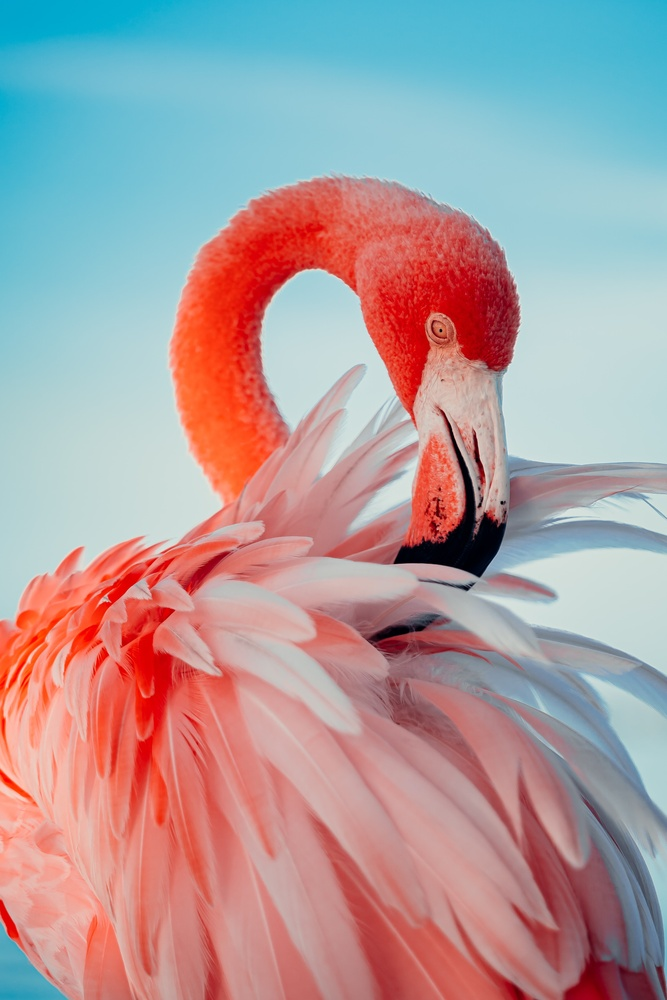
#> input picture 4BM2-PROCESAMIENTO_DIGITAL_DE_IMAGENES/OperadorPrewit/Imagenes/IMG01.jpg, 667 x 1000 px, shrunk from 3091 x 4636 before the run, found by its file name
$ python Prueba1.py
#> lines starting #> are read from the running program, lines starting #| are printed output that depends on the picture
#> further down, img is the input picture: shape (1000, 667, 3); mean B, G, R 157.6, 155.2, 173
import cv2
from matplotlib import pyplot as plt

def plot_demo(image):
    #La función de nuvel de numpy es reducir la matriz multidimensional a una matriz unidimensional
    plt.hist(image.ravel(), 256, [0, 256])
    plt.show ("Histograma")
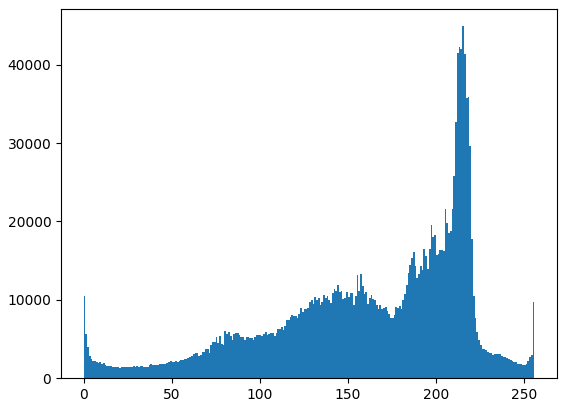
#> figure drawn by matplotlib, 1 panel; tallest bar 44900 high, from x = 215 to 216


def image_hist_demo(image):
    color = {"blue", "green", "red"}
    #La función  enumerate () se usa para combinar un objeto de datos que se puede atravesar (como una lista, tupla o cadena) en una secuencia de índice, y se enumeran los subíndices y datos al mismo tiempo. Generalmente se usa en un bucle for.
    for i, color in enumerate(color):
        hist = cv2.calcHist([image], [i], None, [256], [0, 256])
        plt.plot(hist, color=color)
        plt.xlim([0, 256])
    plt.show()
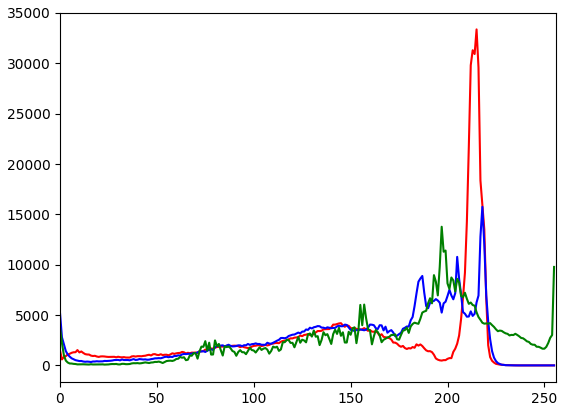
#> figure drawn by matplotlib, 1 panel; curve peaks at x = 215, y = 33370; curve peaks at x = 218, y = 15747; curve peaks at x = 197, y = 13770


if __name__ == "__main__":
    img = cv2.imread("C:\\Users\\lenovo\\Desktop\\CODIGOS_FUENTES\\4BM2-PROCESAMIENTO_DIGITAL_DE_IMAGENES\\HistogramaAlgoritmo\\Imagenes\\IMG01.jpg")
    cv2.namedWindow("input image", cv2.WINDOW_AUTOSIZE)
    cv2.imshow("input image", img)
    plot_demo(img)
    image_hist_demo(img)
    cv2.waitKey(0)
    cv2.destroyAllWindows()

$ run again, with 4BM2-PROCESAMIENTO_DIGITAL_DE_IMAGENES/OperadorPrewit/Imagenes/IMG02.jpg copied over 4BM2-PROCESAMIENTO_DIGITAL_DE_IMAGENES/OperadorPrewit/Imagenes/IMG01.jpg
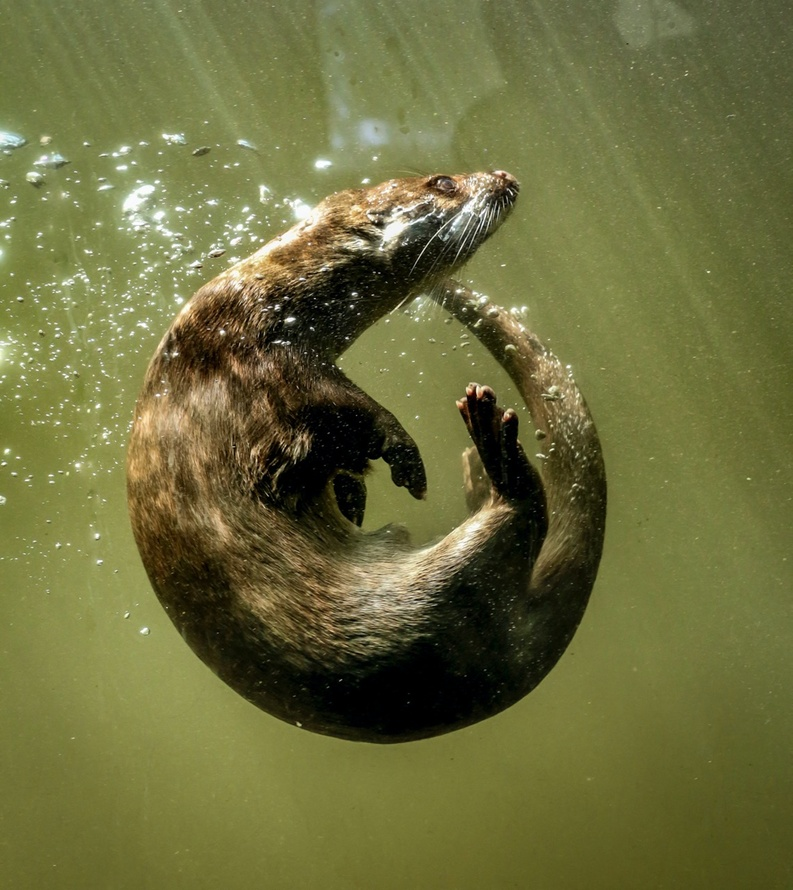
#> input picture 4BM2-PROCESAMIENTO_DIGITAL_DE_IMAGENES/OperadorPrewit/Imagenes/IMG02.jpg, 793 x 890 px, shrunk from 6890 x 7736 before the run, found by its file name
#> img is the input picture: shape (890, 793, 3); mean B, G, R 61, 109.5, 108.6
#> in plot_demo, `plt.show ("Histograma")`:
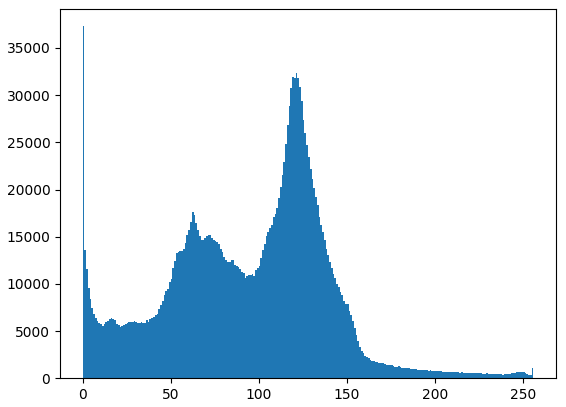
#> figure drawn by matplotlib, 1 panel; tallest bar 37308 high, from x = 0 to 1
#> in image_hist_demo, `plt.show()`:
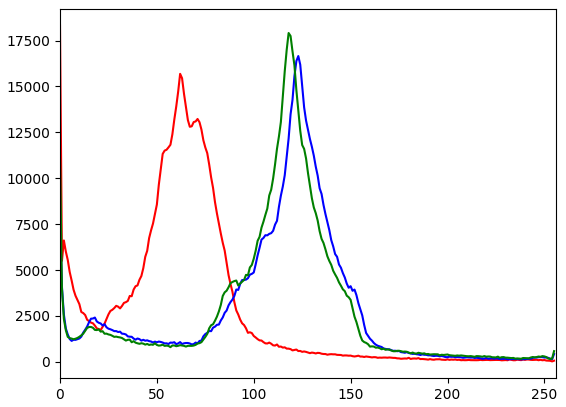
#> figure drawn by matplotlib, 1 panel; curve peaks at x = 0, y = 18326; curve peaks at x = 123, y = 16656; curve peaks at x = 118, y = 17911
